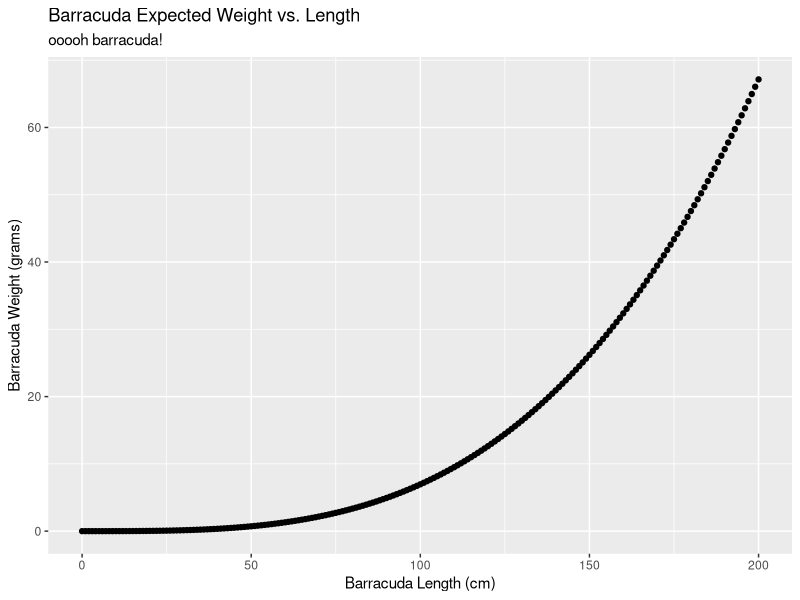

Recreate this plot in R.
## ---- chunk 1
knitr::opts_chunk$set(echo = TRUE)

library(tidyverse)
## ---- chunk 2
fish_weight <- function(a, b, L) {
  (a * L)^b
}

## ---- chunk 3
# Milkfish weight
fish_weight(a = 0.0905, b = 2.52, L = 70)

#Giant trevally weight
fish_weight(a = 0.0353, b = 3.05, L = 60)

#Giant Barracuda weight
fish_weight(a = 0.0181, b = 3.27, L = 60)
## ---- chunk 4
# 0 to 200 centimeters by increments of 1cm

fish_length <- seq(from = 0, to = 200, by = 1)
## ---- chunk 5
barracuda_weight <- fish_weight(a = 0.0181, b = 3.27, L = fish_length)
## ---- chunk 6
barracuda_df <- data.frame(fish_length, barracuda_weight)
## ---- chunk 7
ggplot(data = barracuda_df, mapping = aes(x = fish_length, y = barracuda_weight)) +
  geom_point() +
  labs(x = "Barracuda Length (cm)",
       y = "Barracuda Weight (grams)",
       title = "Barracuda Expected Weight vs. Length",
       subtitle = "ooooh barracuda!")
